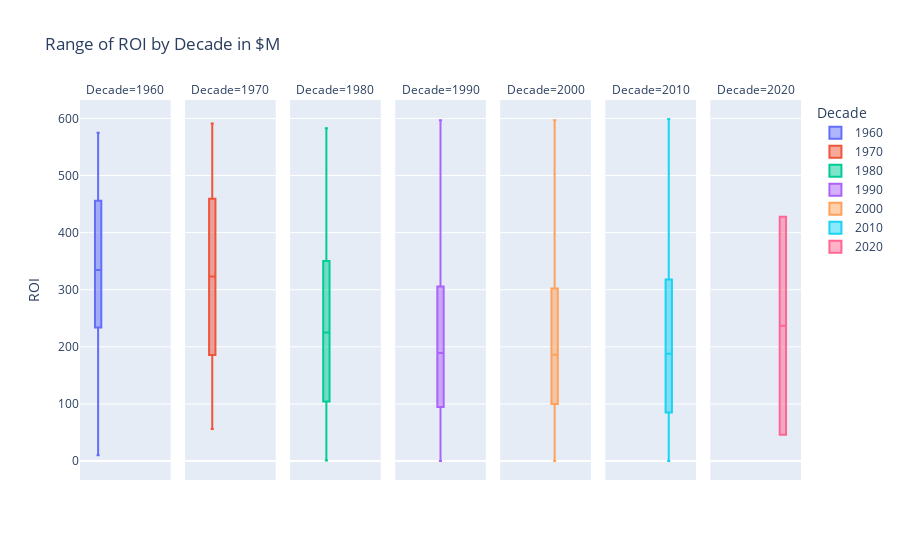

Source (notebook cell):
### Code cell
fig = px.box(bayes_adj.sort_values(by='Decade',ascending=True), 
             y="ROI", 
             title= 'Range of ROI by Decade in $M',
             facet_col = 'Decade', 
             points = False,
             color = 'Decade')
fig.show()

### Figure 1 — Plotly figure (JSON) as saved in the notebook; plotly's stock layout.template omitted (floating-point values rounded to 4 significant figures; data arrays with more than 128 entries replaced by an {"elided": "..."} marker saying what was removed)
{"data": [{"alignmentgroup": "True", "boxpoints": false, "hovertemplate": "Decade=1960<br>ROI=%{y}<extra></extra>", "legendgroup": "1960", "marker": {"color": "#636efa"}, "name": "1960", "notched": false, "offsetgroup": "1960", "orientation": "v", "showlegend": true, "type": "box", "x0": " ", "xaxis": "x", "y": [380, 456, 250, 336, 10, 294, 380, 350, 572, 506, 128, 333, 481, 55, 462, 275, 293, 228, 449, 466, 27, 374, 234, 327, 228, 575, 501, 245, 347, 500, 433, 58, 106, 272], "y0": " ", "yaxis": "y"}, {"alignmentgroup": "True", "boxpoints": false, "hovertemplate": "Decade=1970<br>ROI=%{y}<extra></extra>", "legendgroup": "1970", "marker": {"color": "#EF553B"}, "name": "1970", "notched": false, "offsetgroup": "1970", "orientation": "v", "showlegend": true, "type": "box", "x0": " ", "xaxis": "x2", "y": [313, 480, 219, 130, 545, 90, 591, 147, 179, 277, 213, 56, 500, 210, 230, 190, 493, 562, 359, 285, 563, 89, 371, 408, 276, 393, 115, 333, 397, 513, 333, 139, 360, 181, 476, 443], "y0": " ", "yaxis": "y2"}, {"alignmentgroup": "True", "boxpoints": false, "hovertemplate": "Decade=1980<br>ROI=%{y}<extra></extra>", "legendgroup": "1980", "marker": {"color": "#00cc96"}, "name": "1980", "notched": false, "offsetgroup": "1980", "orientation": "v", "showlegend": true, "type": "box", "x0": " ", "xaxis": "x3", "y": {"elided": "199 int values"}, "y0": " ", "yaxis": "y3"}, {"alignmentgroup": "True", "boxpoints": false, "hovertemplate": "Decade=1990<br>ROI=%{y}<extra></extra>", "legendgroup": "1990", "marker": {"color": "#ab63fa"}, "name": "1990", "notched": false, "offsetgroup": "1990", "orientation": "v", "showlegend": true, "type": "box", "x0": " ", "xaxis": "x4", "y": {"elided": "451 int values"}, "y0": " ", "yaxis": "y4"}, {"alignmentgroup": "True", "boxpoints": false, "hovertemplate": "Decade=2000<br>ROI=%{y}<extra></extra>", "legendgroup": "2000", "marker": {"color": "#FFA15A"}, "name": "2000", "notched": false, "offsetgroup": "2000", "orientation": "v", "showlegend": true, "type": "box", "x0": " ", "xaxis": "x5", "y": {"elided": "1043 int values"}, "y0": " ", "yaxis": "y5"}, {"alignmentgroup": "True", "boxpoints": false, "hovertemplate": "Decade=2010<br>ROI=%{y}<extra></extra>", "legendgroup": "2010", "marker": {"color": "#19d3f3"}, "name": "2010", "notched": false, "offsetgroup": "2010", "orientation": "v", "showlegend": true, "type": "box", "x0": " ", "xaxis": "x6", "y": {"elided": "1019 int values"}, "y0": " ", "yaxis": "y6"}, {"alignmentgroup": "True", "boxpoints": false, "hovertemplate": "Decade=2020<br>ROI=%{y}<extra></extra>", "legendgroup": "2020", "marker": {"color": "#FF6692"}, "name": "2020", "notched": false, "offsetgroup": "2020", "orientation": "v", "showlegend": true, "type": "box", "x0": " ", "xaxis": "x7", "y": [46, 428], "y0": " ", "yaxis": "y7"}], "layout": {"annotations": [{"font": {}, "showarrow": false, "text": "Decade=1960", "x": 0.06286, "xanchor": "center", "xref": "paper", "y": 1, "yanchor": "bottom", "yref": "paper"}, {"font": {}, "showarrow": false, "text": "Decade=1970", "x": 0.2086, "xanchor": "center", "xref": "paper", "y": 1, "yanchor": "bottom", "yref": "paper"}, {"font": {}, "showarrow": false, "text": "Decade=1980", "x": 0.3543, "xanchor": "center", "xref": "paper", "y": 1, "yanchor": "bottom", "yref": "paper"}, {"font": {}, "showarrow": false, "text": "Decade=1990", "x": 0.5, "xanchor": "center", "xref": "paper", "y": 1, "yanchor": "bottom", "yref": "paper"}, {"font": {}, "showarrow": false, "text": "Decade=2000", "x": 0.6457, "xanchor": "center", "xref": "paper", "y": 1, "yanchor": "bottom", "yref": "paper"}, {"font": {}, "showarrow": false, "text": "Decade=2010", "x": 0.7914, "xanchor": "center", "xref": "paper", "y": 1, "yanchor": "bottom", "yref": "paper"}, {"font": {}, "showarrow": false, "text": "Decade=2020", "x": 0.9371, "xanchor": "center", "xref": "paper", "y": 1, "yanchor": "bottom", "yref": "paper"}], "autosize": true, "boxmode": "group", "legend": {"title": {"text": "Decade"}, "tracegroupgap": 0}, "title": {"text": "Range of ROI by Decade in $M"}, "xaxis": {"anchor": "y", "autorange": true, "domain": [0, 0.1257], "range": [-0.5, 0.5], "type": "category"}, "xaxis2": {"anchor": "y2", "autorange": true, "domain": [0.1457, 0.2714], "matches": "x", "range": [-0.5, 0.5], "type": "category"}, "xaxis3": {"anchor": "y3", "autorange": true, "domain": [0.2914, 0.4171], "matches": "x", "range": [-0.5, 0.5], "type": "category"}, "xaxis4": {"anchor": "y4", "autorange": true, "domain": [0.4371, 0.5629], "matches": "x", "range": [-0.5, 0.5], "type": "category"}, "xaxis5": {"anchor": "y5", "autorange": true, "domain": [0.5829, 0.7086], "matches": "x", "range": [-0.5, 0.5], "type": "category"}, "xaxis6": {"anchor": "y6", "autorange": true, "domain": [0.7286, 0.8543], "matches": "x", "range": [-0.5, 0.5], "type": "category"}, "xaxis7": {"anchor": "y7", "autorange": true, "domain": [0.8743, 1.0], "matches": "x", "range": [-0.5, 0.5], "type": "category"}, "yaxis": {"anchor": "x", "autorange": true, "domain": [0, 1], "range": [-33.28, 632.3], "title": {"text": "ROI"}, "type": "linear"}, "yaxis2": {"anchor": "x2", "autorange": true, "domain": [0, 1], "matches": "y", "range": [-33.28, 632.3], "showticklabels": false, "type": "linear"}, "yaxis3": {"anchor": "x3", "autorange": true, "domain": [0, 1], "matches": "y", "range": [-33.28, 632.3], "showticklabels": false, "type": "linear"}, "yaxis4": {"anchor": "x4", "autorange": true, "domain": [0, 1], "matches": "y", "range": [-33.28, 632.3], "showticklabels": false, "type": "linear"}, "yaxis5": {"anchor": "x5", "autorange": true, "domain": [0, 1], "matches": "y", "range": [-33.28, 632.3], "showticklabels": false, "type": "linear"}, "yaxis6": {"anchor": "x6", "autorange": true, "domain": [0, 1], "matches": "y", "range": [-33.28, 632.3], "showticklabels": false, "type": "linear"}, "yaxis7": {"anchor": "x7", "autorange": true, "domain": [0, 1], "matches": "y", "range": [-33.28, 632.3], "showticklabels": false, "type": "linear"}}}
